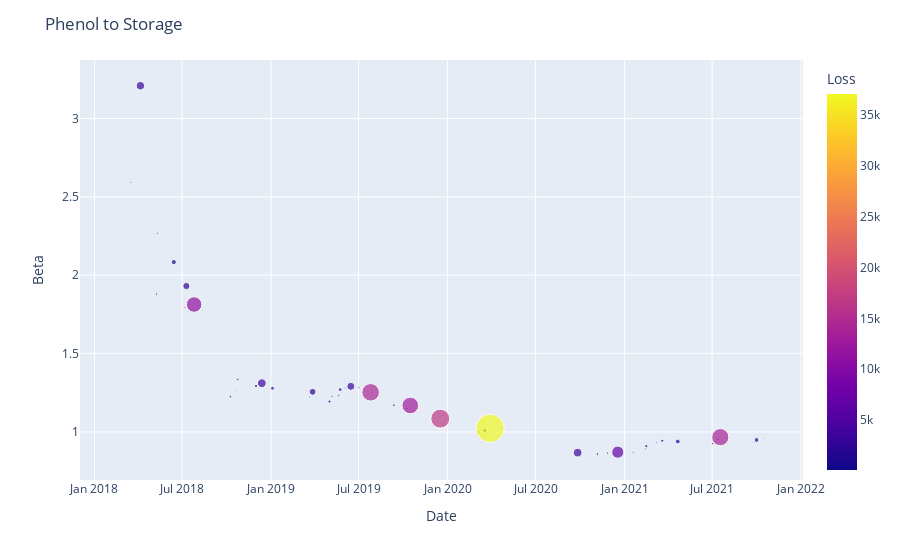
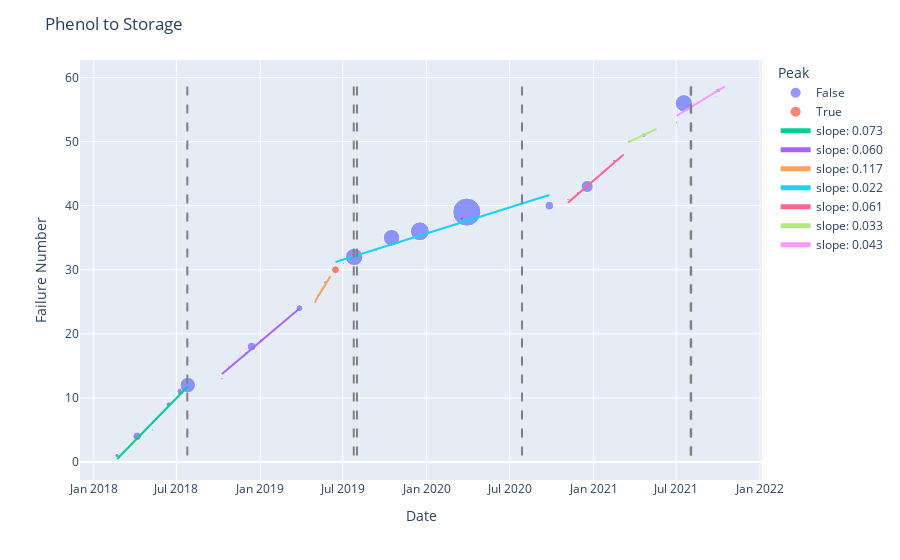
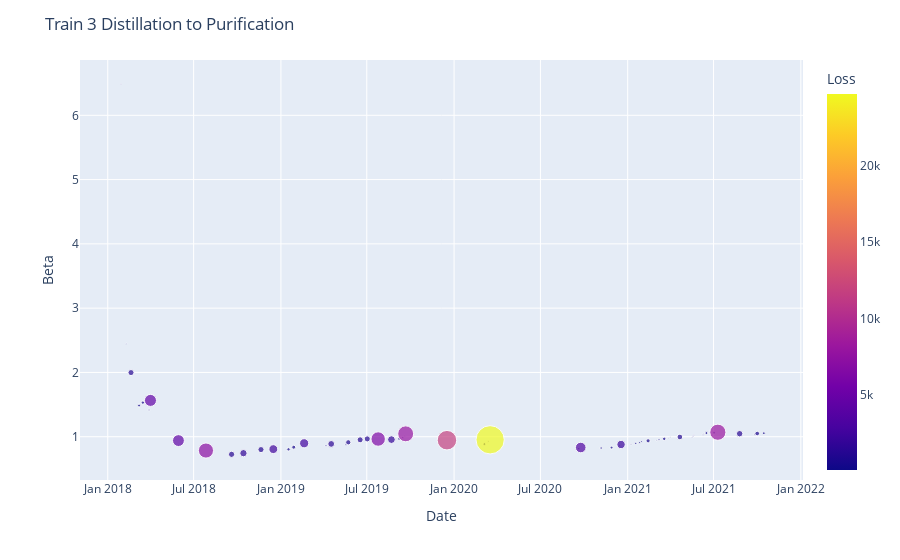
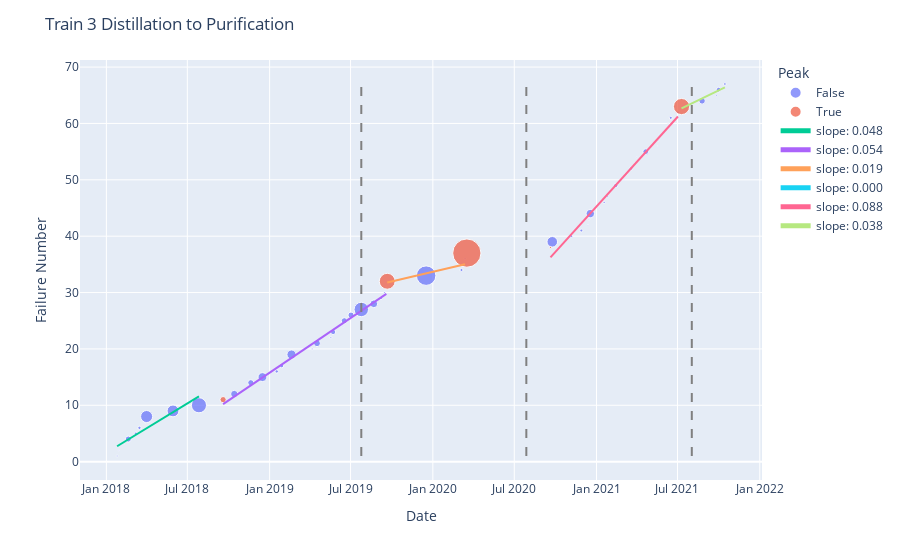

The code cell stored with these charts, in order, in its notebook:
### Code cell
# Process Data
for title in df.columns.levels[0]:
    
    ### EVENT DATA CLEANING
    events = df[title][['Special Cause Event Start Date', 'Special Cause Event Production Loss\n[Tons]']]
    events = events.dropna()
    events = events.reset_index(drop=True)
    events.columns = ['Date', 'Loss']
    events['Cum Days'] = events['Date'] - events['Date'][0]
    events['Cum Days'] = events['Cum Days'].dt.days
    events = events.iloc[1:]
    events = events.reset_index(drop=True)
    # events.iloc[0,2] = 1

    ### Crow-AMSAA
    result = None
    result = wrap_calc_beta(events)
    TTF = predict_next_fail(*result.loc[result.shape[0]-1, 
                            ['Failure Number', 'Cumulative Days', 'Beta']].values)
    next_fail = result.iloc[-1,0] + timedelta(days=TTF)
    result.Date = pd.DatetimeIndex(result.Date).strftime("%Y-%m-%d")
    peaks = find_peaks(result)
    result['Peak'] = False
    result.iloc[peaks, -1] = True

    ### BUILD PLOTS
    log = False
    fig = px.scatter(result, x='Date', y='Beta', color='Loss', size='Loss',
                        log_x=log, log_y=log)
    fig.update_layout(
                    height= 400)
    fig.update_layout({'title': title})
    fig.write_image(f'../assets/{title}1.svg')
    fig.show()

    fig2 = make_scatter_with_regr(result, peaks)
    # train 3 HPOC to cleavage
    # phenol to storage
    fig2.update_layout({'title': title})
    
    ### TURN AROUNDS
    if 'Train 3' in title:
        hpoc = 'Train 3 HPOC'
        x_ta = df2.loc[df2[hpoc]['Category'] == 'TA'][hpoc]['Start Date'].values
    elif 'Train 4' in title:
        hpoc = 'Train 4 HPOC'
        x_ta = df2.loc[df2[hpoc]['Category'] == 'TA'][hpoc]['Start Date'].values
    else:
        
        x_ta1 = df2.loc[df2['Train 3 HPOC']['Category'] == 'TA']['Train 3 HPOC']['Start Date'].values
        x_ta2 = df2.loc[df2['Train 4 HPOC']['Category'] == 'TA']['Train 4 HPOC']['Start Date'].values
        x_ta = np.vstack([x_ta1, x_ta2]).flatten()
    x_ta = np.repeat(x_ta, 2)
    x_ta = x_ta.reshape(-1,2)

    y2 = max(fig2.data[0]['y'])
    y1 = min(fig2.data[0]['y'])
    y_ta = [y1, y2]
    y_ta = np.tile(y_ta, x_ta.shape[0])
    y_ta = y_ta.reshape(-1, 2)
    
    for i in range(x_ta.shape[0]):
        fig2.add_trace(go.Scatter(x=x_ta[i], y=y_ta[i],
                                mode='lines',
                                  line=dict(color='grey',
                                  dash='dash'),
                                name='turn around',
                                  showlegend=False
                                    ))
    fig2.write_image(f'../assets/{title}2.svg')
    fig2.show()

### Figure 1 — Plotly figure (JSON) as saved in the notebook; plotly's stock layout.template omitted (floating-point values rounded to 4 significant figures)
{"data": [{"hovertemplate": "Date=%{x}<br>Beta=%{y}<br>Loss=%{marker.color}<extra></extra>", "legendgroup": "", "marker": {"color": [871.4, 169.2, 65.39, 3311.0, 267.7, 186.1, 72.94, 76.11, 1256.0, 182.8, 2426.0, 11160.0, 299.9, 121.8, 253.6, 69.0, 516.6, 3570.0, 668.2, 88.63, 61.55, 62.57, 166.3, 2202.0, 452.7, 248.8, 211.2, 625.0, 161.8, 2933.0, 227.0, 14270.0, 333.0, 203.9, 12840.0, 16620.0, 310.9, 734.9, 37100.0, 3561.0, 339.7, 262.4, 6898.0, 149.8, 90.9, 175.8, 487.6, 61.41, 135.1, 475.7, 1071.0, 64.14, 223.9, 71.01, 257.5, 13760.0, 164.4, 1051.0, 110.4], "coloraxis": "coloraxis", "size": [871.4, 169.2, 65.39, 3311.0, 267.7, 186.1, 72.94, 76.11, 1256.0, 182.8, 2426.0, 11160.0, 299.9, 121.8, 253.6, 69.0, 516.6, 3570.0, 668.2, 88.63, 61.55, 62.57, 166.3, 2202.0, 452.7, 248.8, 211.2, 625.0, 161.8, 2933.0, 227.0, 14270.0, 333.0, 203.9, 12840.0, 16620.0, 310.9, 734.9, 37100.0, 3561.0, 339.7, 262.4, 6898.0, 149.8, 90.9, 175.8, 487.6, 61.41, 135.1, 475.7, 1071.0, 64.14, 223.9, 71.01, 257.5, 13760.0, 164.4, 1051.0, 110.4], "sizemode": "area", "sizeref": 92.74, "symbol": "circle"}, "mode": "markers", "name": "", "orientation": "v", "showlegend": false, "type": "scatter", "x": ["2018-02-21", "2018-03-17", "2018-03-30", "2018-04-06", "2018-05-09", "2018-05-11", "2018-05-25", "2018-05-28", "2018-06-14", "2018-07-07", "2018-07-10", "2018-07-26", "2018-10-09", "2018-10-20", "2018-10-24", "2018-11-08", "2018-12-01", "2018-12-13", "2019-01-04", "2019-01-30", "2019-02-05", "2019-02-13", "2019-03-22", "2019-03-28", "2019-05-02", "2019-05-07", "2019-05-21", "2019-05-24", "2019-06-04", "2019-06-15", "2019-07-02", "2019-07-26", "2019-09-12", "2019-10-09", "2019-10-16", "2019-12-17", "2020-03-05", "2020-03-18", "2020-03-29", "2020-09-26", "2020-11-06", "2020-11-27", "2020-12-18", "2021-01-19", "2021-01-31", "2021-02-13", "2021-02-15", "2021-03-03", "2021-03-08", "2021-03-20", "2021-04-21", "2021-05-19", "2021-07-02", "2021-07-11", "2021-07-13", "2021-07-18", "2021-09-26", "2021-10-01", "2021-10-16"], "xaxis": "x", "y": ["None", 2.593, 2.835, 3.209, 1.88, 2.267, 2.129, 2.362, 2.084, 1.793, 1.931, 1.813, 1.225, 1.263, 1.335, 1.336, 1.294, 1.311, 1.279, 1.236, 1.276, 1.305, 1.222, 1.256, 1.194, 1.228, 1.233, 1.271, 1.281, 1.291, 1.282, 1.253, 1.171, 1.149, 1.169, 1.085, 0.999, 1.01, 1.023, 0.868, 0.859, 0.865, 0.871, 0.869, 0.881, 0.892, 0.91, 0.918, 0.934, 0.944, 0.939, 0.937, 0.925, 0.936, 0.953, 0.967, 0.936, 0.949, 0.956], "yaxis": "y"}], "layout": {"autosize": true, "coloraxis": {"colorbar": {"title": {"text": "Loss"}}, "colorscale": [[0, "#0d0887"], [0.1111, "#46039f"], [0.2222, "#7201a8"], [0.3333, "#9c179e"], [0.4444, "#bd3786"], [0.5556, "#d8576b"], [0.6667, "#ed7953"], [0.7778, "#fb9f3a"], [0.8889, "#fdca26"], [1, "#f0f921"]]}, "legend": {"itemsizing": "constant", "tracegroupgap": 0}, "margin": {"t": 60}, "title": {"text": "Phenol to Storage"}, "xaxis": {"anchor": "y", "autorange": true, "domain": [0, 1], "range": ["2017-12-03 10:37:15.9584", "2022-01-03 13:22:44.0416"], "title": {"text": "Date"}, "type": "date"}, "yaxis": {"anchor": "x", "autorange": true, "domain": [0, 1], "range": [0.6627, 3.395], "title": {"text": "Beta"}, "type": "linear"}}}

### Figure 2 — Plotly figure (JSON) as saved in the notebook; plotly's stock layout.template omitted (floating-point values rounded to 4 significant figures)
{"data": [{"hovertemplate": "Peak=False<br>Date=%{x}<br>Failure Number=%{y}<br>Loss=%{marker.size}<extra></extra>", "legendgroup": "False", "marker": {"color": "#636efa", "size": [871.4, 169.2, 65.39, 3311.0, 267.7, 186.1, 72.94, 76.11, 1256.0, 182.8, 2426.0, 11160.0, 121.8, 253.6, 69.0, 516.6, 3570.0, 668.2, 88.63, 61.55, 62.57, 166.3, 2202.0, 248.8, 211.2, 625.0, 161.8, 227.0, 14270.0, 333.0, 203.9, 12840.0, 16620.0, 310.9, 734.9, 37100.0, 3561.0, 262.4, 6898.0, 149.8, 90.9, 175.8, 487.6, 61.41, 135.1, 1071.0, 64.14, 71.01, 257.5, 13760.0, 164.4, 1051.0, 110.4], "sizemode": "area", "sizeref": 92.74, "symbol": "circle"}, "mode": "markers", "name": "False", "orientation": "v", "showlegend": true, "type": "scatter", "x": ["2018-02-21", "2018-03-17", "2018-03-30", "2018-04-06", "2018-05-09", "2018-05-11", "2018-05-25", "2018-05-28", "2018-06-14", "2018-07-07", "2018-07-10", "2018-07-26", "2018-10-20", "2018-10-24", "2018-11-08", "2018-12-01", "2018-12-13", "2019-01-04", "2019-01-30", "2019-02-05", "2019-02-13", "2019-03-22", "2019-03-28", "2019-05-07", "2019-05-21", "2019-05-24", "2019-06-04", "2019-07-02", "2019-07-26", "2019-09-12", "2019-10-09", "2019-10-16", "2019-12-17", "2020-03-05", "2020-03-18", "2020-03-29", "2020-09-26", "2020-11-27", "2020-12-18", "2021-01-19", "2021-01-31", "2021-02-13", "2021-02-15", "2021-03-03", "2021-03-08", "2021-04-21", "2021-05-19", "2021-07-11", "2021-07-13", "2021-07-18", "2021-09-26", "2021-10-01", "2021-10-16"], "xaxis": "x", "y": [1, 2, 3, 4, 5, 6, 7, 8, 9, 10, 11, 12, 14, 15, 16, 17, 18, 19, 20, 21, 22, 23, 24, 26, 27, 28, 29, 31, 32, 33, 34, 35, 36, 37, 38, 39, 40, 42, 43, 44, 45, 46, 47, 48, 49, 51, 52, 54, 55, 56, 57, 58, 59], "yaxis": "y"}, {"hovertemplate": "Peak=True<br>Date=%{x}<br>Failure Number=%{y}<br>Loss=%{marker.size}<extra></extra>", "legendgroup": "True", "marker": {"color": "#EF553B", "size": [299.9, 452.7, 2933.0, 339.7, 475.7, 223.9], "sizemode": "area", "sizeref": 92.74, "symbol": "circle"}, "mode": "markers", "name": "True", "orientation": "v", "showlegend": true, "type": "scatter", "x": ["2018-10-09", "2019-05-02", "2019-06-15", "2020-11-06", "2021-03-20", "2021-07-02"], "xaxis": "x", "y": [13, 25, 30, 41, 50, 53], "yaxis": "y"}, {"mode": "lines", "name": "slope: 0.073", "type": "scatter", "x": ["2018-02-21", "2018-07-26"], "y": [0.4577, 11.78]}, {"mode": "lines", "name": "slope: 0.060", "type": "scatter", "x": ["2018-10-09", "2019-03-28"], "y": [13.71, 23.95]}, {"mode": "lines", "name": "slope: 0.117", "type": "scatter", "x": ["2019-05-02", "2019-06-04"], "y": [25.16, 29.01]}, {"mode": "lines", "name": "slope: 0.022", "type": "scatter", "x": ["2019-06-15", "2020-09-26"], "y": [31.21, 41.66]}, {"mode": "lines", "name": "slope: 0.061", "type": "scatter", "x": ["2020-11-06", "2021-03-08"], "y": [40.48, 47.98]}, {"mode": "lines", "name": "slope: 0.033", "type": "scatter", "x": ["2021-03-20", "2021-05-19"], "y": [49.98, 51.98]}, {"mode": "lines", "name": "slope: 0.043", "type": "scatter", "x": ["2021-07-02", "2021-10-16"], "y": [54.02, 58.62]}, {"line": {"color": "grey", "dash": "dash"}, "mode": "lines", "name": "turn around", "showlegend": false, "type": "scatter", "x": ["2019-07-25T00:00:00.000000000", "2019-07-25T00:00:00.000000000"], "y": [1, 59]}, {"line": {"color": "grey", "dash": "dash"}, "mode": "lines", "name": "turn around", "showlegend": false, "type": "scatter", "x": ["2020-07-28T00:00:00.000000000", "2020-07-28T00:00:00.000000000"], "y": [1, 59]}, {"line": {"color": "grey", "dash": "dash"}, "mode": "lines", "name": "turn around", "showlegend": false, "type": "scatter", "x": ["2021-08-02T00:00:00.000000000", "2021-08-02T00:00:00.000000000"], "y": [1, 59]}, {"line": {"color": "grey", "dash": "dash"}, "mode": "lines", "name": "turn around", "showlegend": false, "type": "scatter", "x": ["2018-07-25T00:00:00.000000000", "2018-07-25T00:00:00.000000000"], "y": [1, 59]}, {"line": {"color": "grey", "dash": "dash"}, "mode": "lines", "name": "turn around", "showlegend": false, "type": "scatter", "x": ["2019-08-01T00:00:00.000000000", "2019-08-01T00:00:00.000000000"], "y": [1, 59]}, {"line": {"color": "grey", "dash": "dash"}, "mode": "lines", "name": "turn around", "showlegend": false, "type": "scatter", "x": ["2021-08-03T00:00:00.000000000", "2021-08-03T00:00:00.000000000"], "y": [1, 59]}], "layout": {"autosize": true, "legend": {"itemsizing": "constant", "title": {"text": "Peak"}, "tracegroupgap": 0}, "margin": {"t": 60}, "title": {"text": "Phenol to Storage"}, "xaxis": {"anchor": "y", "autorange": true, "domain": [0, 1], "range": ["2017-12-03 03:09:30.8006", "2022-01-03 20:50:29.1994"], "title": {"text": "Date"}, "type": "date"}, "yaxis": {"anchor": "x", "autorange": true, "domain": [0, 1], "range": [-3.07, 63.07], "title": {"text": "Failure Number"}, "type": "linear"}}}

### Figure 3 — Plotly figure (JSON) as saved in the notebook; plotly's stock layout.template omitted (floating-point values rounded to 4 significant figures)
{"data": [{"hovertemplate": "Date=%{x}<br>Beta=%{y}<br>Loss=%{marker.color}<extra></extra>", "legendgroup": "", "marker": {"color": [107.1, 37.1, 36.56, 1137.0, 266.5, 336.9, 101.9, 4481.0, 4339.0, 7084.0, 1197.0, 1663.0, 33.47, 1159.0, 2432.0, 343.1, 487.8, 49.25, 2609.0, 124.2, 1424.0, 114.3, 847.9, 73.59, 1129.0, 1146.0, 6456.0, 1847.0, 246.1, 102.2, 34.68, 7847.0, 11750.0, 291.4, 35.8, 103.3, 24740.0, 132.2, 3459.0, 200.0, 258.5, 34.2, 80.1, 2160.0, 73.49, 167.7, 110.8, 99.64, 530.3, 44.07, 126.1, 365.6, 43.45, 43.33, 997.4, 33.57, 54.87, 45.48, 40.88, 34.98, 273.7, 194.6, 8082.0, 1289.0, 101.1, 665.8, 242.8], "coloraxis": "coloraxis", "size": [107.1, 37.1, 36.56, 1137.0, 266.5, 336.9, 101.9, 4481.0, 4339.0, 7084.0, 1197.0, 1663.0, 33.47, 1159.0, 2432.0, 343.1, 487.8, 49.25, 2609.0, 124.2, 1424.0, 114.3, 847.9, 73.59, 1129.0, 1146.0, 6456.0, 1847.0, 246.1, 102.2, 34.68, 7847.0, 11750.0, 291.4, 35.8, 103.3, 24740.0, 132.2, 3459.0, 200.0, 258.5, 34.2, 80.1, 2160.0, 73.49, 167.7, 110.8, 99.64, 530.3, 44.07, 126.1, 365.6, 43.45, 43.33, 997.4, 33.57, 54.87, 45.48, 40.88, 34.98, 273.7, 194.6, 8082.0, 1289.0, 101.1, 665.8, 242.8], "sizemode": "area", "sizeref": 61.86, "symbol": "circle"}, "mode": "markers", "name": "", "orientation": "v", "showlegend": false, "type": "scatter", "x": ["2018-01-25", "2018-01-29", "2018-02-09", "2018-02-19", "2018-03-08", "2018-03-16", "2018-03-29", "2018-04-01", "2018-05-30", "2018-07-27", "2018-09-19", "2018-10-14", "2018-11-18", "2018-11-20", "2018-12-16", "2019-01-17", "2019-01-28", "2019-02-13", "2019-02-19", "2019-04-06", "2019-04-17", "2019-05-18", "2019-05-23", "2019-06-14", "2019-06-17", "2019-07-02", "2019-07-25", "2019-08-22", "2019-09-07", "2019-09-15", "2019-09-19", "2019-09-21", "2019-12-17", "2020-03-05", "2020-03-11", "2020-03-13", "2020-03-17", "2020-09-20", "2020-09-24", "2020-11-06", "2020-11-28", "2020-12-13", "2020-12-15", "2020-12-18", "2021-01-08", "2021-01-18", "2021-01-26", "2021-01-30", "2021-02-13", "2021-03-03", "2021-03-08", "2021-03-19", "2021-03-28", "2021-04-01", "2021-04-21", "2021-05-17", "2021-05-19", "2021-05-21", "2021-06-08", "2021-06-10", "2021-06-16", "2021-07-02", "2021-07-10", "2021-08-25", "2021-09-26", "2021-10-01", "2021-10-15"], "xaxis": "x", "y": ["None", 6.487, 2.448, 1.998, 1.485, 1.531, 1.416, 1.565, 0.94, 0.785, 0.726, 0.744, 0.742, 0.8, 0.807, 0.804, 0.837, 0.859, 0.898, 0.861, 0.888, 0.88, 0.913, 0.918, 0.952, 0.966, 0.964, 0.955, 0.966, 0.987, 1.015, 1.045, 0.946, 0.885, 0.906, 0.93, 0.952, 0.813, 0.832, 0.824, 0.831, 0.841, 0.861, 0.879, 0.884, 0.897, 0.911, 0.927, 0.936, 0.942, 0.957, 0.967, 0.979, 0.994, 0.996, 0.993, 1.009, 1.026, 1.028, 1.044, 1.057, 1.06, 1.07, 1.047, 1.038, 1.05, 1.055], "yaxis": "y"}], "layout": {"autosize": true, "coloraxis": {"colorbar": {"title": {"text": "Loss"}}, "colorscale": [[0, "#0d0887"], [0.1111, "#46039f"], [0.2222, "#7201a8"], [0.3333, "#9c179e"], [0.4444, "#bd3786"], [0.5556, "#d8576b"], [0.6667, "#ed7953"], [0.7778, "#fb9f3a"], [0.8889, "#fdca26"], [1, "#f0f921"]]}, "legend": {"itemsizing": "constant", "tracegroupgap": 0}, "margin": {"t": 60}, "title": {"text": "Train 3 Distillation to Purification"}, "xaxis": {"anchor": "y", "autorange": true, "domain": [0, 1], "range": ["2017-11-04 21:22:44.0416", "2022-01-04 02:37:15.9584"], "title": {"text": "Date"}, "type": "date"}, "yaxis": {"anchor": "x", "autorange": true, "domain": [0, 1], "range": [0.2109, 6.899], "title": {"text": "Beta"}, "type": "linear"}}}

### Figure 4 — Plotly figure (JSON) as saved in the notebook; plotly's stock layout.template omitted (floating-point values rounded to 4 significant figures)
{"data": [{"hovertemplate": "Peak=False<br>Date=%{x}<br>Failure Number=%{y}<br>Loss=%{marker.size}<extra></extra>", "legendgroup": "False", "marker": {"color": "#636efa", "size": [107.1, 37.1, 36.56, 1137.0, 266.5, 336.9, 101.9, 4481.0, 4339.0, 7084.0, 1663.0, 33.47, 1159.0, 2432.0, 343.1, 487.8, 49.25, 2609.0, 124.2, 1424.0, 114.3, 847.9, 73.59, 1129.0, 1146.0, 6456.0, 1847.0, 246.1, 102.2, 34.68, 11750.0, 291.4, 35.8, 103.3, 3459.0, 200.0, 258.5, 34.2, 80.1, 2160.0, 73.49, 167.7, 110.8, 99.64, 530.3, 44.07, 126.1, 365.6, 43.45, 43.33, 997.4, 33.57, 54.87, 45.48, 40.88, 34.98, 273.7, 194.6, 1289.0, 101.1, 665.8, 242.8], "sizemode": "area", "sizeref": 61.86, "symbol": "circle"}, "mode": "markers", "name": "False", "orientation": "v", "showlegend": true, "type": "scatter", "x": ["2018-01-25", "2018-01-29", "2018-02-09", "2018-02-19", "2018-03-08", "2018-03-16", "2018-03-29", "2018-04-01", "2018-05-30", "2018-07-27", "2018-10-14", "2018-11-18", "2018-11-20", "2018-12-16", "2019-01-17", "2019-01-28", "2019-02-13", "2019-02-19", "2019-04-06", "2019-04-17", "2019-05-18", "2019-05-23", "2019-06-14", "2019-06-17", "2019-07-02", "2019-07-25", "2019-08-22", "2019-09-07", "2019-09-15", "2019-09-19", "2019-12-17", "2020-03-05", "2020-03-11", "2020-03-13", "2020-09-24", "2020-11-06", "2020-11-28", "2020-12-13", "2020-12-15", "2020-12-18", "2021-01-08", "2021-01-18", "2021-01-26", "2021-01-30", "2021-02-13", "2021-03-03", "2021-03-08", "2021-03-19", "2021-03-28", "2021-04-01", "2021-04-21", "2021-05-17", "2021-05-19", "2021-05-21", "2021-06-08", "2021-06-10", "2021-06-16", "2021-07-02", "2021-08-25", "2021-09-26", "2021-10-01", "2021-10-15"], "xaxis": "x", "y": [1, 2, 3, 4, 5, 6, 7, 8, 9, 10, 12, 13, 14, 15, 16, 17, 18, 19, 20, 21, 22, 23, 24, 25, 26, 27, 28, 29, 30, 31, 33, 34, 35, 36, 39, 40, 41, 42, 43, 44, 45, 46, 47, 48, 49, 50, 51, 52, 53, 54, 55, 56, 57, 58, 59, 60, 61, 62, 64, 65, 66, 67], "yaxis": "y"}, {"hovertemplate": "Peak=True<br>Date=%{x}<br>Failure Number=%{y}<br>Loss=%{marker.size}<extra></extra>", "legendgroup": "True", "marker": {"color": "#EF553B", "size": [1197.0, 7847.0, 24740.0, 132.2, 8082.0], "sizemode": "area", "sizeref": 61.86, "symbol": "circle"}, "mode": "markers", "name": "True", "orientation": "v", "showlegend": true, "type": "scatter", "x": ["2018-09-19", "2019-09-21", "2020-03-17", "2020-09-20", "2021-07-10"], "xaxis": "x", "y": [11, 32, 37, 38, 63], "yaxis": "y"}, {"mode": "lines", "name": "slope: 0.048", "type": "scatter", "x": ["2018-01-25", "2018-07-27"], "y": [2.734, 11.57]}, {"mode": "lines", "name": "slope: 0.054", "type": "scatter", "x": ["2018-09-19", "2019-09-19"], "y": [10.21, 29.75]}, {"mode": "lines", "name": "slope: 0.019", "type": "scatter", "x": ["2019-09-21", "2020-03-13"], "y": [31.77, 35.01]}, {"mode": "lines", "name": "slope: 0.000", "type": "scatter", "x": ["2020-03-17", "2020-03-17"], "y": [37, 37]}, {"mode": "lines", "name": "slope: 0.088", "type": "scatter", "x": ["2020-09-20", "2021-07-02"], "y": [36.24, 61.23]}, {"mode": "lines", "name": "slope: 0.038", "type": "scatter", "x": ["2021-07-10", "2021-10-15"], "y": [62.66, 66.39]}, {"line": {"color": "grey", "dash": "dash"}, "mode": "lines", "name": "turn around", "showlegend": false, "type": "scatter", "x": ["2019-07-25T00:00:00.000000000", "2019-07-25T00:00:00.000000000"], "y": [1, 67]}, {"line": {"color": "grey", "dash": "dash"}, "mode": "lines", "name": "turn around", "showlegend": false, "type": "scatter", "x": ["2020-07-28T00:00:00.000000000", "2020-07-28T00:00:00.000000000"], "y": [1, 67]}, {"line": {"color": "grey", "dash": "dash"}, "mode": "lines", "name": "turn around", "showlegend": false, "type": "scatter", "x": ["2021-08-02T00:00:00.000000000", "2021-08-02T00:00:00.000000000"], "y": [1, 67]}], "layout": {"autosize": true, "legend": {"itemsizing": "constant", "title": {"text": "Peak"}, "tracegroupgap": 0}, "margin": {"t": 60}, "title": {"text": "Train 3 Distillation to Purification"}, "xaxis": {"anchor": "y", "autorange": true, "domain": [0, 1], "range": ["2017-11-04 13:46:14.8823", "2022-01-04 10:13:45.1177"], "title": {"text": "Date"}, "type": "date"}, "yaxis": {"anchor": "x", "autorange": true, "domain": [0, 1], "range": [-3.632, 71.63], "title": {"text": "Failure Number"}, "type": "linear"}}}
